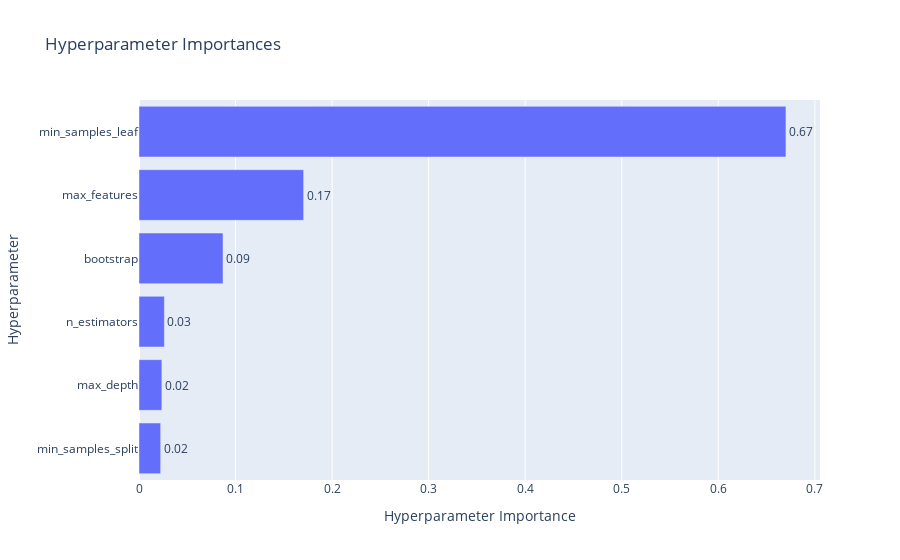

Notebook code cell kept with this figure:
### Code cell
fig = plot_param_importances(study_none)
fig.show()

### Figure 1 — Plotly figure (JSON) as saved in the notebook; plotly's stock layout.template omitted (floating-point values rounded to 4 significant figures)
{"data": [{"cliponaxis": false, "hovertemplate": ["min_samples_split (IntDistribution): 0.022448412377539587<extra></extra>", "max_depth (CategoricalDistribution): 0.023684115968340014<extra></extra>", "n_estimators (IntDistribution): 0.02627465744419783<extra></extra>", "bootstrap (CategoricalDistribution): 0.08701199130990177<extra></extra>", "max_features (CategoricalDistribution): 0.17051237649447448<extra></extra>", "min_samples_leaf (IntDistribution): 0.6700684464055462<extra></extra>"], "name": "Objective Value", "orientation": "h", "text": ["0.02", "0.02", "0.03", "0.09", "0.17", "0.67"], "textposition": "outside", "type": "bar", "x": [0.02245, 0.02368, 0.02627, 0.08701, 0.1705, 0.6701], "y": ["min_samples_split", "max_depth", "n_estimators", "bootstrap", "max_features", "min_samples_leaf"]}], "layout": {"title": {"text": "Hyperparameter Importances"}, "xaxis": {"title": {"text": "Hyperparameter Importance"}}, "yaxis": {"title": {"text": "Hyperparameter"}}}}
